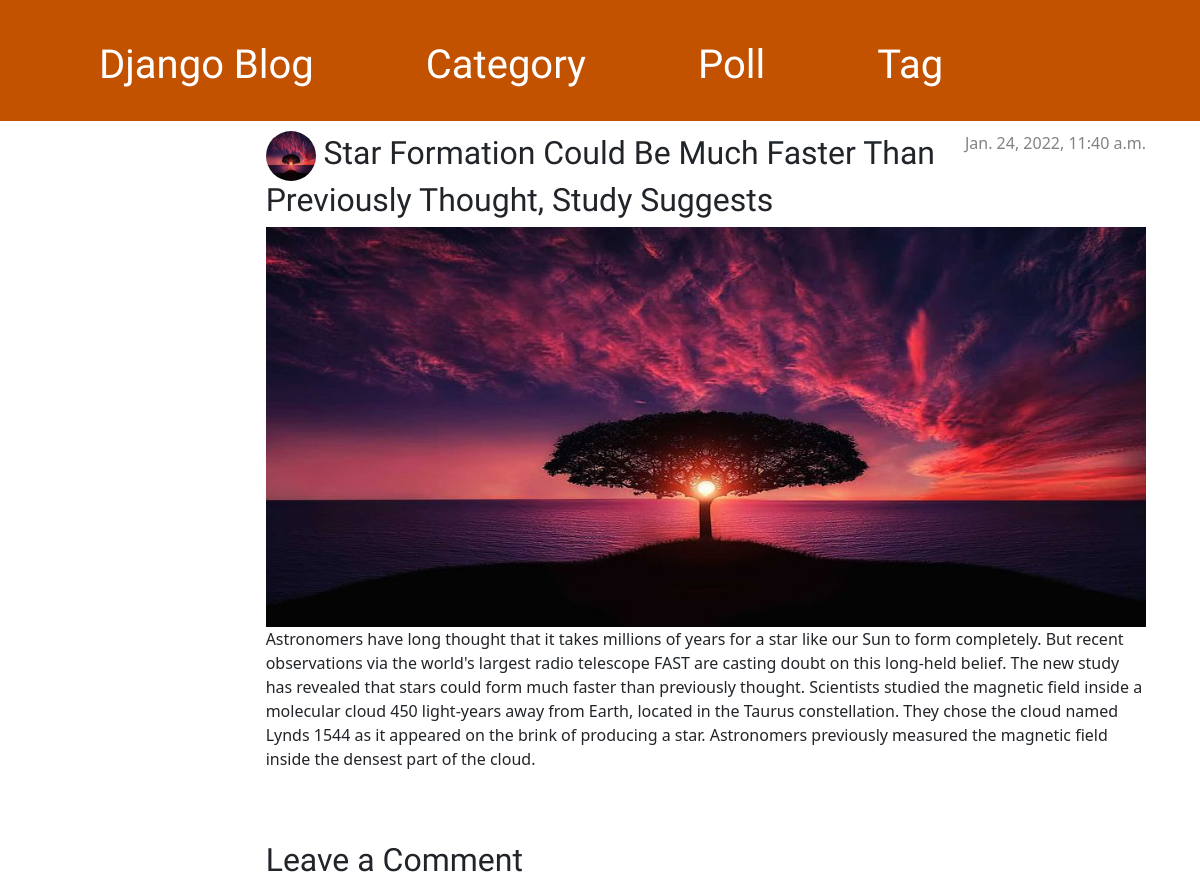
Page /post/213/ (upper part) on the earlier database version.
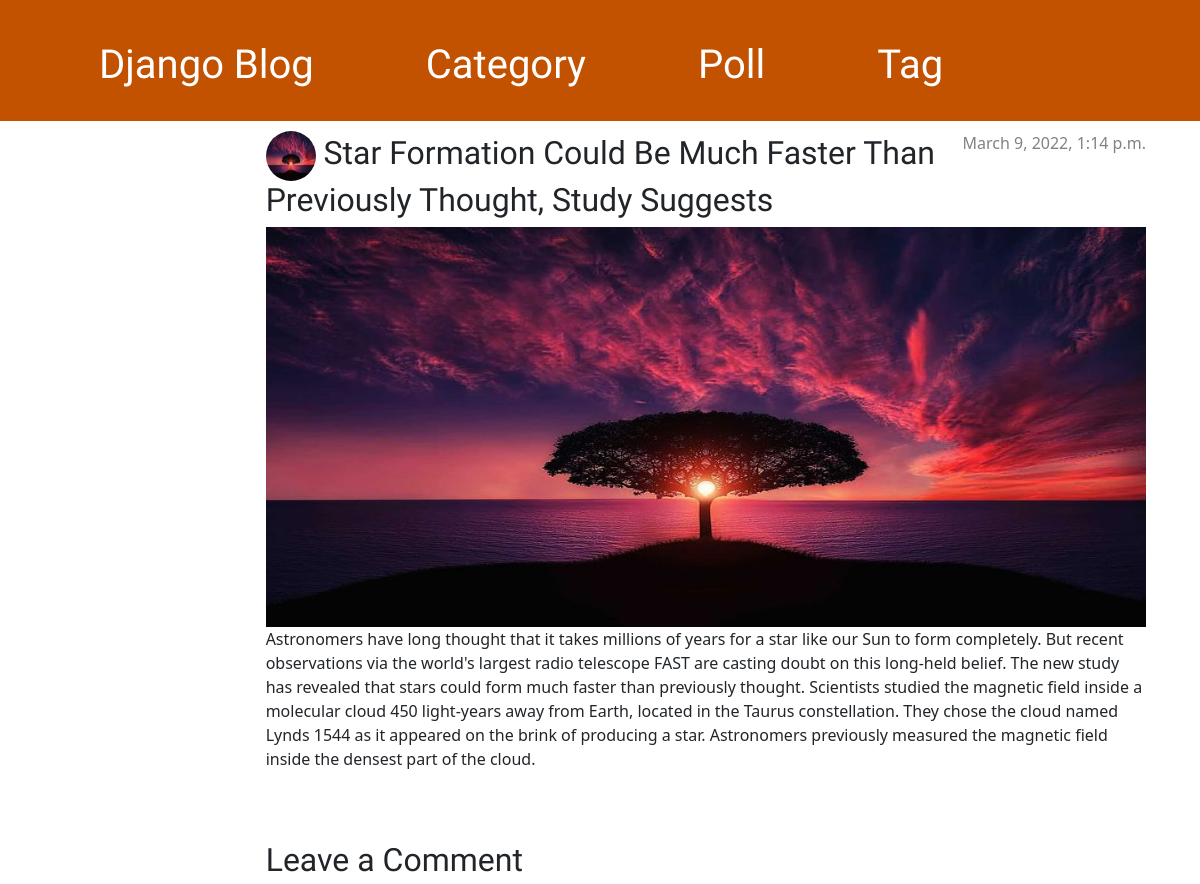
Same page on the later database version.
### blog/models.py (models this page shows, shortened)
class Post(models.Model):
    category = models.ForeignKey(Category, on_delete=PROTECT)
    tag = models.ManyToManyField(Tag)
    author = models.ForeignKey(
        settings.AUTH_USER_MODEL, on_delete=models.CASCADE)
    title = models.CharField(max_length=200)
    text = models.TextField()
    slug = AutoSlugField(populate_from='title', max_length=200,editable=False)
    created_date = models.DateTimeField(default=timezone.now)
    published_date = models.DateTimeField(blank=True, null=True)
    featured_image = models.ImageField(upload_to='image/')
    thumbnail_image = models.ImageField(upload_to='image/')

### blog/views.py (the view)
# urls.py: path('post/<slug:slug>/', views.post_detail, name='post_detail'),
def post_detail(request, slug):
    post = Post.objects.filter(slug=slug).last()
    comment = Comments.objects.filter(post=post, reply__isnull=True).all()
    if request.method == 'POST':
        form = CommentForm(request.POST)
        if form.is_valid():
            reply_obj = None
            try:
                reply_id = int(request.POST.get('reply_id'))
            except:
                reply_id = None
            if reply_id:
                reply_obj = Comments.objects.get(id=reply_id)
                if reply_obj:
                    reply_comment = form.save(commit=False)
                    reply_comment.reply = reply_obj
            new_comment = form.save(commit=False)
            new_comment.post=post
            new_comment.save()
            return redirect('blog:post_detail', slug=post.slug)
    else:
        form = CommentForm()
        post = get_object_or_404(Post, slug=slug)
    return render(request, 'blog/post_detail.html', {'post': post, 'form': form, 'comments': comment})

### templates/blog/post_detail.html (shortened to what this page needs)
{% extends 'base.html' %}  {% block content %}
<article class="post">
  {% if post.published_date %}
      <time class="date"> {{ post.published_date }} </time>
  {% endif %}
  <h2>
      <img src="{{post.thumbnail_image.url}}" alt="thumnial_image" width="50" height="50" style="border-radius: 50%"/>
          {{ post.title }}
  </h2>
  <img src="{{post.featured_image.url}}" alt="featured_image" width="100%" height="400"/>
  <p>{{ post.text|linebreaksbr }}</p>
</article>
<h2>Leave a Comment</h2>
 {% endblock %}

Differences in the rows shown:
changed Post "Star Formation Could Be Much Faster Than Previously Thought, Study Suggests": published_date "Jan. 24, 2022, 11:40 a.m." → "March 9, 2022, 1:14 p.m."
